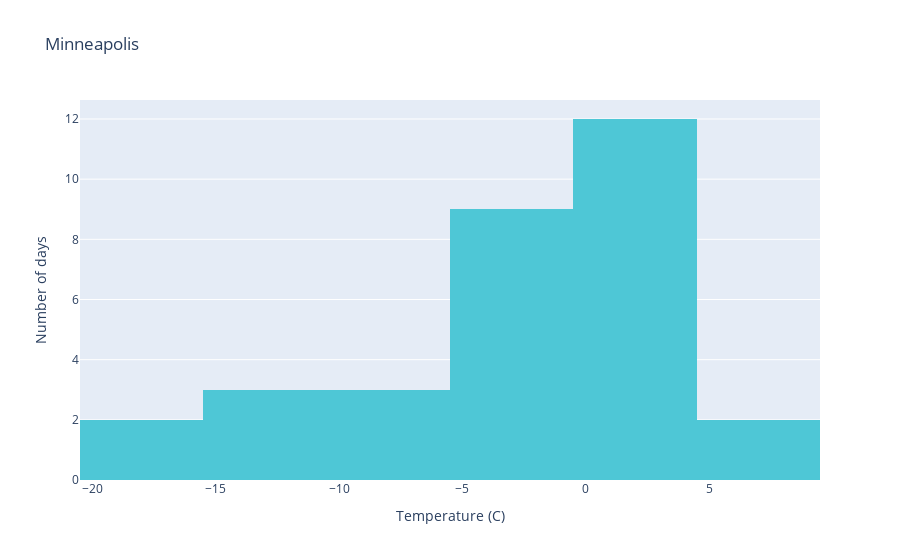
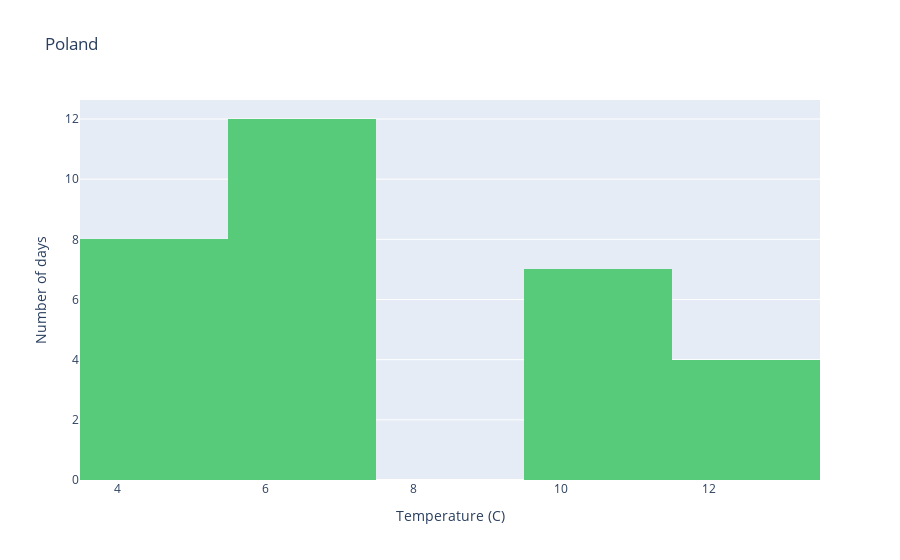

Write notebook code for charts like these, in order.
### Code cell
data = [go.Histogram(x=minneapolis, nbinsx=10, marker_color='#4ec7d6', name='Minneapolis')]
fig = go.Figure(data=data)
fig.update_layout(
    xaxis_title='Temperature (C)',
    yaxis_title='Number of days',
    title='Minneapolis'
)
fig.show()

data = [go.Histogram(x=poland, nbinsx=5, marker_color='#57cb79', name='Poland')]
fig = go.Figure(data=data)
fig.update_layout(
    xaxis_title='Temperature (C)',
    yaxis_title='Number of days',
    title='Poland'
)
fig.show()

### Figure 1 — Plotly figure (JSON) as saved in the notebook; plotly's stock layout.template omitted (floating-point values rounded to 4 significant figures)
{"data": [{"marker": {"color": "#4ec7d6"}, "name": "Minneapolis", "nbinsx": 10, "type": "histogram", "x": [-20, -17, -11, -11, -11, -8, -8, -8, -5, -5, -5, -5, -5, -2, -2, -2, -2, 1, 1, 1, 1, 1, 4, 4, 4, 4, 4, 4, 4, 7, 7]}], "layout": {"autosize": true, "title": {"text": "Minneapolis"}, "xaxis": {"autorange": true, "range": [-20.5, 9.5], "title": {"text": "Temperature (C)"}, "type": "linear"}, "yaxis": {"autorange": true, "range": [0, 12.63], "title": {"text": "Number of days"}}}}

### Figure 2 — Plotly figure (JSON) as saved in the notebook; plotly's stock layout.template omitted (floating-point values rounded to 4 significant figures)
{"data": [{"marker": {"color": "#57cb79"}, "name": "Poland", "nbinsx": 5, "type": "histogram", "x": [4, 4, 4, 4, 4, 4, 4, 4, 7, 7, 7, 7, 7, 7, 7, 7, 7, 7, 7, 7, 10, 10, 10, 10, 10, 10, 10, 13, 13, 13, 13]}], "layout": {"autosize": true, "title": {"text": "Poland"}, "xaxis": {"autorange": true, "range": [3.5, 13.5], "title": {"text": "Temperature (C)"}, "type": "linear"}, "yaxis": {"autorange": true, "range": [0, 12.63], "title": {"text": "Number of days"}}}}
